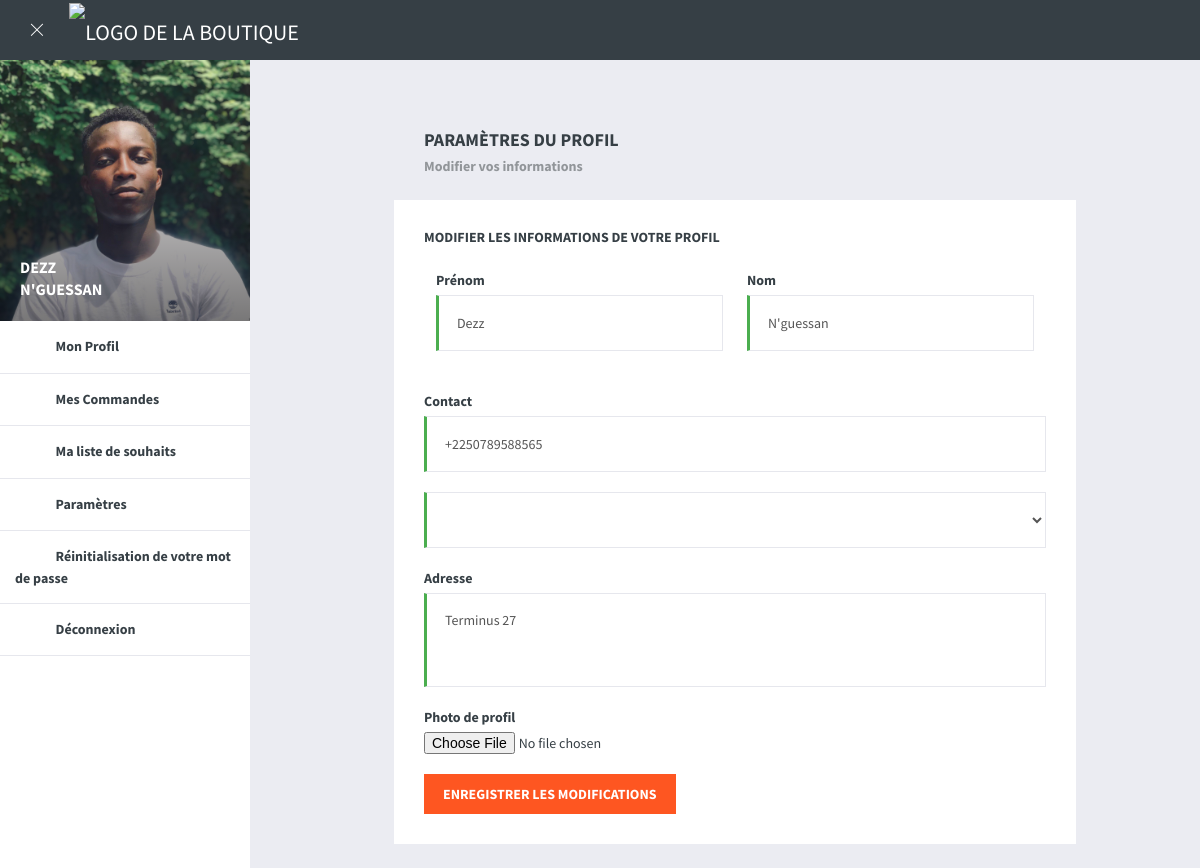
Page /client/parametre (signed in) on the committed database.
### customer/models.py (models this page shows, shortened)
class Customer(models.Model):
    user = models.OneToOneField(User, related_name='customer', on_delete=models.CASCADE)
    adresse = models.TextField()
    photo = models.ImageField(upload_to="clients/photo", null=True)
    contact_1 = models.CharField(max_length=15)
    contact_2 = models.CharField(max_length=15, null=True)
    ville = models.ForeignKey(City, on_delete=models.SET_NULL, null=True, blank=True)
    pays = models.CharField(max_length=155, null=True)
    date_add = models.DateTimeField(auto_now_add=True)
    date_update = models.DateTimeField(auto_now=True)
    status = models.BooleanField(default=True)

### client/views.py (the view, shortened to what this page needs)
# urls.py: path('parametre', views.parametre, name="parametre"),
@login_required
def parametre(request):
    user = request.user
    customer = user.customer
    datas = {
        'user': user,
        'customer': customer
    }
    return render(request, 'parametre.html', datas)

### website/context_processors.py (called while the page is built)
def categories(request):
    cat = models.CategorieEtablissement.objects.filter(status=True)
    return {'cat':cat}

def site_infos(request):
    try:
        infos = config_models.SiteInfo.objects.latest('date_add')
    except:
        infos = None
    return {'infos':infos}

def cities(request):
    cities = City.objects.all()
    return {'cities': cities}

def galeries(request):
    galerie = config_models.Galerie.objects.filter(status=True)[:6]
    return {'galeries':galerie}

def horaires(request):
    horaire = config_models.Horaire.objects.filter(status=True)
    return {'horaires':horaire}

### client/templates/parametre.html (shortened to what this page needs)
{% extends 'base2.html' %}
{% load static %}
{% block content %}
<div class="pageWrap">
    <div class="pageContent extended">
        <div class="container">
            <h1 class="pageTitle">
                <a href="#" title="#">Paramètres du Profil</a>
            </h1>
            <ol class="breadcrumb">
                <li class="active">Modifier vos informations</li>
            </ol>
            <div class="row">
                <div class="col-xs-12 col-md-12">
                    <div class="box">
                        <h2 class="boxTitle">Modifier les informations de votre profil</h2>
                        <form method="POST" enctype="multipart/form-data">
                            <div class="form-row">
                                <div class="form-group col-md-6">
                                    <label for="first_name">Prénom</label>
                                    <input type="text" class="form-control" id="first_name" name="first_name" placeholder="Entrer votre prénom" value="{{ user.first_name }}">
                                </div>
                                <div class="form-group col-md-6">
                                    <label for="last_name">Nom</label>
                                    <input type="text" class="form-control" id="last_name" name="last_name" placeholder="Entrer votre nom" value="{{ user.last_name }}">
                                </div>
                            </div>
                            <div class="form-group">
                                <label for="contact">Contact</label>
                                <input type="tel" class="form-control" id="contact" name="contact" placeholder="Numéro de téléphone" value="{{ customer.contact_1 }}">
                            </div>
                            <div class="form-group">
                                <select v-model="ville" class="form-control">
                                </select>
                            </div>
                            <div class="form-group">
                                <label for="address">Adresse</label>
                                <textarea class="form-control" id="address" name="address" rows="3" placeholder="Votre adresse complète">{{ customer.adresse }}</textarea>
                            </div>
                            <div class="form-group">
                                <label for="profile_picture">Photo de profil</label>
                                <input type="file" class="form-control-file" id="profile_picture" name="profile_picture">
                            </div>
                            <button type="submit" class="btn btn-primary">Enregistrer les modifications</button>
                        </form>
                    </div>
                </div>
            </div>
        </div>
    </div>
</div>
{% endblock content %}

### client/templates/base2.html (shortened to what this page needs)
{% load static %}
<!doctype html>
<html class="no-js" lang="">
<head>
    <link rel="stylesheet" href="{% static 'assets/bootstrap/css/bootstrap.min.css' %}">
    <link rel="stylesheet" href="{% static 'assets/fonts/material-design-iconic-font/css/material-design-iconic-font.min.css' %}">
    <link rel="stylesheet" href="{% static 'assets/css/jquery-ui.min.css' %}">
    <link rel="stylesheet" href="{% static 'assets/css/select2.min.css' %}">
    <link rel="stylesheet" href="{% static 'assets/font-awesome-4.4.0/css/font-awesome.min.css' %}">
    <link rel="stylesheet" href="{% static 'assets/css/fontello.css' %}">
    <link rel="stylesheet" href="{% static 'assets/css/chartist.min.css' %}">
    <link rel="stylesheet" href="{% static 'assets/css/app.min.css' %}">
</head>
<body>
    <header id="header">
        <h1 class="logo">
            <a href="#" title="#" class="js-nav-toggler">
                <i class="icon icon-close"></i>
            </a>
            <a href="{% url 'index' %}"><img src="{% static 'tmp/logo.png' %}" alt="Logo de la boutique"></a>
        </h1>
        <div class="pageContent">
            <div class="container">
                <ul class="topNavigation">
                    <li>
                        <a href="#" title="#">
                            <i class="zmdi zmdi-fullscreen-alt zmdi-hc-fw icon js-fullscreen-enter"></i>
                        </a>
                    </li>
                    <li>
                        <a href="{% url 'index' %}" title="Retour à la page d'accueil" data-target="btn btn-primary">
                            <i class="zmdi zmdi-home zmdi-hc-fw icon"></i>
                        </a>
                    </li>
                </ul>
            </div>
        </div>
    </header>
    <br/>
    <br/>
    <aside class="aside">
        <div class="asideUserProfile">
            <a href="{% url 'profil' %}" title="#" class="c">
                <img src="{{ customer.photo.url }}" alt="Profil utilisateur" class="img-responsive">
                <span class="name hidden-xs hidden-sm">{{ user.first_name }}<br />{{ user.last_name }}</span>
            </a>
        </div>
        <nav class="simpleList asideNavigation">
            <ul>
                <li>
                    <a href="{% url 'profil' %}" title="Mon Profil">
                        <i class="zmdi zmdi-account-circle zmdi-hc-fw icon"></i>
                        <span class="hidden-xs hidden-sm">Mon Profil</span>
                    </a>
                </li>
                <li class="sub js-submenu">
                    <div>
                        <i class="zmdi zmdi-shopping-cart zmdi-hc-fw icon"></i>
                        <span class="hidden-xs hidden-sm">Mes Commandes
                            <i class="zmdi zmdi-plus plus"></i>
                        </span>
                    </div>
                </li>
                <li>
                    <a href="{% url 'liste-souhait' %}" title="Ma liste de souhaits">
                        <i class="zmdi zmdi-favorite zmdi-hc-fw icon"></i>
                        <span class="hidden-xs hidden-sm">Ma liste de souhaits</span>
                    </a>
                </li>
                <li>
                    <a href="{% url 'parametre' %}" title="Paramètres du compte">
                        <i class="zmdi zmdi-settings zmdi-hc-fw icon"></i>
                        <span class="hidden-xs hidden-sm">Paramètres</span>
                    </a>
                </li>
                <li>
                    <a href="{% url 'request_reset_password' %}" title="Réinitialisation du mot de passe">
                        <i class="zmdi zmdi-key zmdi-hc-fw icon"></i>
                        <span class="hidden-xs hidden-sm">Réinitialisation de votre mot de passe</span>
                    </a>
                </li>
                <li>
                    <a href="{% url 'deconnexion' %}" title="#">
                        <i class="zmdi zmdi-power zmdi-hc-fw icon"></i>
                        <span class="hidden-xs hidden-sm">Déconnexion</span>
                    </a>
                </li>
            </ul>
        </nav>
    </aside>
    {% block content %}
    {% endblock %}
</body>
</html>

### client/templates/base2.html (style rules this page uses)
.logo img { max-width: 100%; height: auto; max-height: 60px; }
.container { max-width: 100%; margin: auto; }
.aside { width: 250px; position: fixed; left: 0; top: 0; height: 100vh; overflow-y: auto; }
.pageWrap { margin-left: 160px; width: calc(100% - 260px); }

### rows in the picture
Customer: photo (picture), contact "+2250789588565", address "Terminus 27"

### other values in the picture
{{ user.first_name }} "DEZZ"
{{ user.last_name }} "N'GUESSAN"
